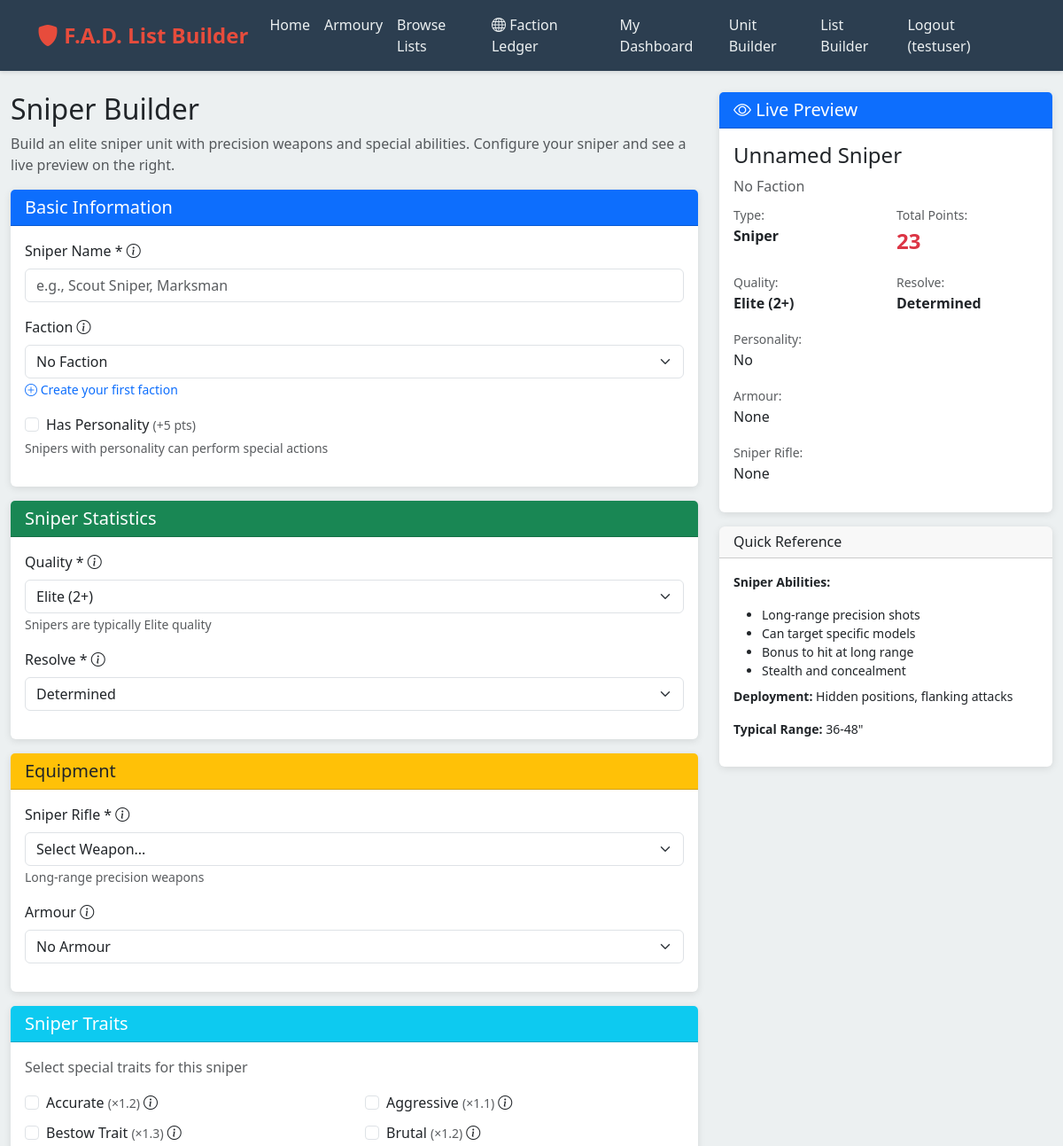
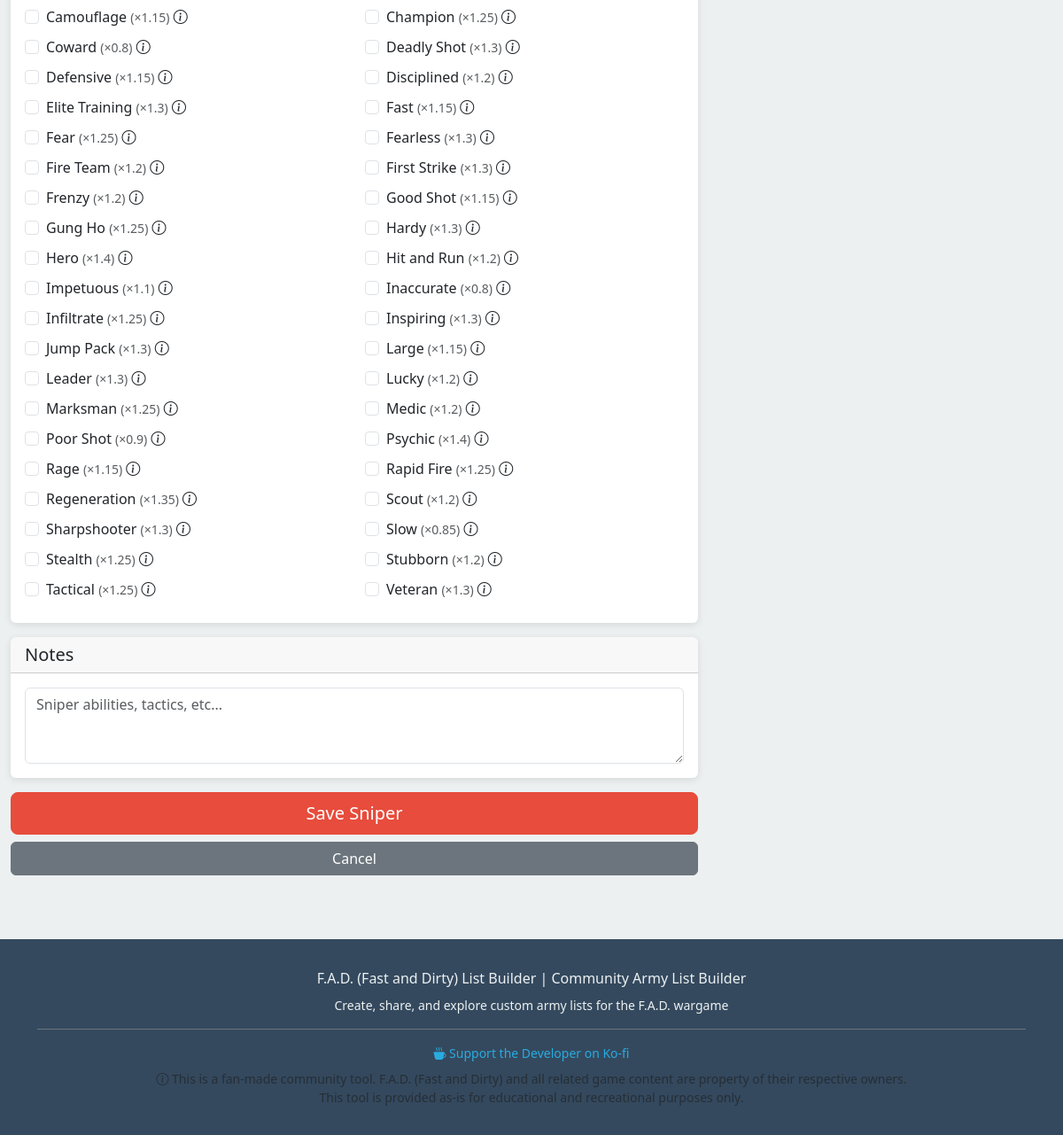
/unit/builder/sniper (signed in), run on the app's committed database (2 pictures, top to bottom).
### models.py (models this page shows, shortened)
class User(UserMixin, db.Model):
    id = db.Column(db.Integer, primary_key=True)
    username = db.Column(db.String(80), unique=True, nullable=False)
    email = db.Column(db.String(120), unique=True, nullable=True)  # Email is now optional
    password_hash = db.Column(db.String(255), nullable=False)
    is_admin = db.Column(db.Boolean, default=False)
    created_at = db.Column(db.DateTime, default=datetime.utcnow)
    last_login = db.Column(db.DateTime)
    failed_login_attempts = db.Column(db.Integer, default=0)
    account_locked_until = db.Column(db.DateTime)
    factions = db.relationship('Faction', backref='user', lazy=True, cascade='all, delete-orphan')
    army_lists = db.relationship('ArmyList', backref='owner', lazy=True, cascade='all, delete-orphan')
    custom_units = db.relationship('Unit', backref='creator', lazy=True, cascade='all, delete-orphan')

class Trait(db.Model):
    id = db.Column(db.Integer, primary_key=True)
    name = db.Column(db.String(100), nullable=False, unique=True)
    description = db.Column(db.Text, nullable=False)
    points_multiplier = db.Column(db.Float, nullable=False)
    category = db.Column(db.String(50))  # Infantry, Vehicle, Character, etc.

### routes.py (the view, shortened to what this page needs)
    @app.route('/unit/builder/sniper', methods=['GET', 'POST'])
    @login_required
    def sniper_builder():
        weapons = Weapon.query.order_by(Weapon.category, Weapon.points).all()
        armours = Armour.query.order_by(Armour.points).all()
        traits = Trait.query.filter_by(category='Infantry').order_by(Trait.name).all()
        my_factions = Faction.query.filter_by(user_id=current_user.id).order_by(Faction.name).all()
        return render_template('sniper_builder.html', weapons=weapons, armours=armours, traits=traits, my_factions=my_factions)

### templates/sniper_builder.html (shortened to what this page needs)
{% extends "base.html" %}
{% block content %}
<div class="container-fluid mt-4">
    <div class="row">
        <div class="col-lg-8">
            <h2>Sniper Builder</h2>
            <p class="text-muted">Build an elite sniper unit with precision weapons and special abilities. Configure your sniper and see a live preview on the right.</p>
            <form id="sniperForm" method="POST" action="{{ url_for('sniper_builder') }}">
                <div class="card mb-3">
                    <div class="card-header bg-primary text-white">
                        <h5 class="mb-0">Basic Information</h5>
                    </div>
                    <div class="card-body">
                        <div class="mb-3">
                            <label for="name" class="form-label">
                                Sniper Name *
                                <i class="bi bi-info-circle info-icon" data-bs-toggle="tooltip" data-bs-placement="right" title="Give your sniper a unique name"></i>
                            </label>
                            <input type="text" class="form-control" id="name" name="name" required placeholder="e.g., Scout Sniper, Marksman">
                        </div>
                        <div class="mb-3">
                            <label for="faction_id" class="form-label">
                                Faction
                                <i class="bi bi-info-circle info-icon" data-bs-toggle="tooltip" data-bs-placement="right" title="Select a faction to organize your units. You can create factions in the Faction Creator."></i>
                            </label>
                            <select class="form-select" id="faction_id" name="faction_id">
                                <option value="">No Faction</option>
                            </select>
                            {% if my_factions|length == 0 %}
                            <small class="text-muted">
                                <a href="{{ url_for('faction_creator') }}" class="text-decoration-none">
                                    <i class="bi bi-plus-circle"></i> Create your first faction
                                </a>
                            </small>
                            {% endif %}
                        </div>
                        <div class="mb-3">
                            <div class="form-check">
                                <input class="form-check-input" type="checkbox" id="has_personality" name="has_personality" value="true">
                                <label class="form-check-label" for="has_personality">
                                    Has Personality <small class="text-muted">(+5 pts)</small>
                                </label>
                            </div>
                            <small class="text-muted">Snipers with personality can perform special actions</small>
                        </div>
                    </div>
                </div>
                <div class="card mb-3">
                    <div class="card-header bg-success text-white">
                        <h5 class="mb-0">Sniper Statistics</h5>
                    </div>
                    <div class="card-body">
                        <div class="mb-3">
                            <label for="quality" class="form-label">
                                Quality *
                                <i class="bi bi-info-circle info-icon" data-bs-toggle="tooltip" data-bs-placement="right" title="Sniper's skill level. Elite quality is typical for snipers"></i>
                            </label>
                            <select class="form-select" id="quality" name="quality" required>
                                <option value="Elite" selected>Elite (2+)</option>
                            </select>
                            <small class="text-muted">Snipers are typically Elite quality</small>
                        </div>
                        <div class="mb-3">
                            <label for="resolve" class="form-label">
                                Resolve *
                                <i class="bi bi-info-circle info-icon" data-bs-toggle="tooltip" data-bs-placement="right" title="Sniper's morale and willpower when isolated"></i>
                            </label>
                            <select class="form-select" id="resolve" name="resolve" required>
                                <option value="Determined" selected>Determined</option>
                            </select>
                        </div>
                    </div>
                </div>
                <div class="card mb-3">
                    <div class="card-header bg-warning">
                        <h5 class="mb-0">Equipment</h5>
                    </div>
                    <div class="card-body">
                        <div class="mb-3">
                            <label for="basic_weapon_id" class="form-label">
                                Sniper Rifle *
                                <i class="bi bi-info-circle info-icon" data-bs-toggle="tooltip" data-bs-placement="right" title="Long-range precision weapon for targeting specific enemies"></i>
                            </label>
                            <select class="form-select" id="basic_weapon_id" name="basic_weapon_id" required>
                                <option value="">Select Weapon...</option>
                            </select>
                            <small class="text-muted">Long-range precision weapons</small>
                        </div>
                        <div class="mb-3">
                            <label for="armour_id" class="form-label">
                                Armour
                                <i class="bi bi-info-circle info-icon" data-bs-toggle="tooltip" data-bs-placement="right" title="Light protective equipment. Snipers favor mobility over heavy armor"></i>
                            </label>
                            <select class="form-select" id="armour_id" name="armour_id">
                                <option value="">No Armour</option>
                            </select>
                        </div>
                    </div>
                </div>
                <div class="card mb-3">
                    <div class="card-header bg-info text-white">
                        <h5 class="mb-0">Sniper Traits</h5>
                    </div>
                    <div class="card-body">
                        <p class="text-muted">Select special traits for this sniper</p>
                        <div class="row">
                            {% for trait in traits %}
                            <div class="col-md-6 mb-2">
                                <div class="form-check trait-option">
                                    <input class="form-check-input" type="checkbox" name="traits" value="{{ trait.id }}" id="trait_{{ trait.id }}">
                                    <label class="form-check-label" for="trait_{{ trait.id }}">
                                        {{ trait.name }}
                                        <small class="text-muted">(×{{ trait.points_multiplier }})</small>
                                        <i class="bi bi-info-circle info-icon"
                                           data-bs-toggle="tooltip"
                                           data-bs-placement="right"
                                           title="{{ trait.description }} | Multiplier: ×{{ trait.points_multiplier }} | Category: {{ trait.category }}"></i>
                                    </label>
                                </div>
                            </div>
                            {% endfor %}
                        </div>
                    </div>
                </div>
                <div class="card mb-3">
                    <div class="card-header">
                        <h5 class="mb-0">Notes</h5>
                    </div>
                    <div class="card-body">
                        <textarea class="form-control" id="notes" name="notes" rows="3" placeholder="Sniper abilities, tactics, etc..."></textarea>
                    </div>
                </div>
                <div class="d-grid gap-2 mb-4">
                    <button type="submit" class="btn btn-primary btn-lg">Save Sniper</button>
                    <a href="{{ url_for('dashboard') }}" class="btn btn-secondary">Cancel</a>
                </div>
            </form>
        </div>
        <div class="col-lg-4">
            <div class="card sticky-top border-primary" style="top: 20px;">
                <div class="card-header bg-primary text-white">
                    <h5 class="mb-0"><i class="bi bi-eye"></i> Live Preview</h5>
                </div>
                <div class="card-body">
                    <h4 id="preview-name" class="card-title">Unnamed Sniper</h4>
                    <p class="text-muted mb-2" id="preview-faction">No Faction</p>
                    <div class="row mb-3">
                        <div class="col-6">
                            <small class="text-muted">Type:</small>
                            <div class="fw-bold">Sniper</div>
                        </div>
                        <div class="col-6">
                            <small class="text-muted">Total Points:</small>
                            <div id="preview-points" class="fw-bold text-danger fs-4">0</div>
                        </div>
                    </div>
                    <div class="row mb-3">
                        <div class="col-6">
                            <small class="text-muted">Quality:</small>
                            <div id="preview-quality" class="fw-bold">Elite (2+)</div>
                        </div>
                        <div class="col-6">
                            <small class="text-muted">Resolve:</small>
                            <div id="preview-resolve" class="fw-bold">Determined</div>
                        </div>
                    </div>
                    <div class="mb-3">
                        <small class="text-muted">Personality:</small>
                        <div id="preview-personality">No</div>
                    </div>
                    <div class="mb-3">
                        <small class="text-muted">Armour:</small>
                        <div id="preview-armour">None</div>
                    </div>
                    <div class="mb-3">
                        <small class="text-muted">Sniper Rifle:</small>
                        <div id="preview-weapon">None</div>
                    </div>
                </div>
            </div>
            <div class="card mt-3">
                <div class="card-header">
                    <h6 class="mb-0">Quick Reference</h6>
                </div>
                <div class="card-body small">
                    <p><strong>Sniper Abilities:</strong></p>
                    <ul class="mb-2">
                        <li>Long-range precision shots</li>
                        <li>Can target specific models</li>
                        <li>Bonus to hit at long range</li>
                        <li>Stealth and concealment</li>
                    </ul>
                    <p><strong>Deployment:</strong> Hidden positions, flanking attacks</p>
                    <p><strong>Typical Range:</strong> 36-48"</p>
                </div>
            </div>
        </div>
    </div>
</div>
{% endblock %}

### templates/base.html (shortened to what this page needs)
<!DOCTYPE html>
<html lang="en">
<head>
    <link href="https://cdn.jsdelivr.net/npm/bootstrap@5.3.0/dist/css/bootstrap.min.css" rel="stylesheet">
    <link rel="stylesheet" href="https://cdn.jsdelivr.net/npm/bootstrap-icons@1.11.0/font/bootstrap-icons.css">
</head>
<body>
    <nav class="navbar navbar-expand-lg navbar-dark">
        <div class="container">
            <a class="navbar-brand" href="{{ url_for('index') }}">
                <i class="bi bi-shield-fill"></i> F.A.D. List Builder
            </a>
            <div class="collapse navbar-collapse" id="navbarNav">
                <ul class="navbar-nav ms-auto">
                    <li class="nav-item">
                        <a class="nav-link" href="{{ url_for('index') }}">Home</a>
                    </li>
                    <li class="nav-item">
                        <a class="nav-link" href="{{ url_for('armoury') }}">Armoury</a>
                    </li>
                    <li class="nav-item">
                        <a class="nav-link" href="{{ url_for('browse_lists') }}">Browse Lists</a>
                    </li>
                    <li class="nav-item">
                        <a class="nav-link" href="{{ url_for('browse_factions') }}">
                            <i class="bi bi-globe"></i> Faction Ledger
                        </a>
                    </li>
                    {% if current_user.is_authenticated %}
                    <li class="nav-item">
                        <a class="nav-link" href="{{ url_for('dashboard') }}">My Dashboard</a>
                    </li>
                    <li class="nav-item">
                        <a class="nav-link" href="{{ url_for('unit_builder') }}">Unit Builder</a>
                    </li>
                    <li class="nav-item">
                        <a class="nav-link" href="{{ url_for('list_builder') }}">List Builder</a>
                    </li>
                    <li class="nav-item">
                        <a class="nav-link" href="{{ url_for('logout') }}">Logout ({{ current_user.username }})</a>
                    </li>
                    {% endif %}
                </ul>
            </div>
        </div>
    </nav>
    <main>
        {% block content %}{% endblock %}
    </main>
    <footer class="footer mt-5">
        <div class="container text-center">
            <p class="mb-0">F.A.D. (Fast and Dirty) List Builder | Community Army List Builder</p>
            <p class="small mt-2">Create, share, and explore custom army lists for the F.A.D. wargame</p>
            <div class="mt-3 pt-3 border-top border-secondary">
                <p class="small mb-2">
                    <a href="https://ko-fi.com/lordbutxot" target="_blank" class="text-decoration-none" style="color: #29abe0;">
                        <i class="bi bi-cup-hot-fill"></i> Support the Developer on Ko-fi
                    </a>
                </p>
                <p class="small text-muted mb-0">
                    <i class="bi bi-info-circle"></i> This is a fan-made community tool.
                    F.A.D. (Fast and Dirty) and all related game content are property of their respective owners.
                    <br>This tool is provided as-is for educational and recreational purposes only.
                </p>
            </div>
        </div>
    </footer>
</body>
</html>

### data on the page
User: username "testuser"
Trait: name "Accurate", points_multiplier "1.2"
Trait: name "Aggressive", points_multiplier "1.1"
Trait: name "Bestow Trait", points_multiplier "1.3"
Trait: name "Brutal", points_multiplier "1.2"
Trait: name "Camouflage", points_multiplier "1.15"
Trait: name "Champion", points_multiplier "1.25"
Trait: name "Coward", points_multiplier "0.8"
Trait: name "Deadly Shot", points_multiplier "1.3"
Trait: name "Defensive", points_multiplier "1.15"
Trait: name "Disciplined", points_multiplier "1.2"
Trait: name "Elite Training", points_multiplier "1.3"
Trait: name "Fast", points_multiplier "1.15"
Trait: name "Fear", points_multiplier "1.25"
Trait: name "Fearless", points_multiplier "1.3"
Trait: name "Fire Team", points_multiplier "1.2"
Trait: name "First Strike", points_multiplier "1.3"
Trait: name "Frenzy", points_multiplier "1.2"
Trait: name "Good Shot", points_multiplier "1.15"
Trait: name "Gung Ho", points_multiplier "1.25"
Trait: name "Hardy", points_multiplier "1.3"
Trait: name "Hero", points_multiplier "1.4"
Trait: name "Hit and Run", points_multiplier "1.2"
Trait: name "Impetuous", points_multiplier "1.1"
Trait: name "Inaccurate", points_multiplier "0.8"
Trait: name "Infiltrate", points_multiplier "1.25"
Trait: name "Inspiring", points_multiplier "1.3"
Trait: name "Jump Pack", points_multiplier "1.3"
Trait: name "Large", points_multiplier "1.15"
Trait: name "Leader", points_multiplier "1.3"
Trait: name "Lucky", points_multiplier "1.2"
Trait: name "Marksman", points_multiplier "1.25"
Trait: name "Medic", points_multiplier "1.2"
Trait: name "Poor Shot", points_multiplier "0.9"
Trait: name "Psychic", points_multiplier "1.4"
Trait: name "Rage", points_multiplier "1.15"
Trait: name "Rapid Fire", points_multiplier "1.25"
Trait: name "Regeneration", points_multiplier "1.35"
Trait: name "Scout", points_multiplier "1.2"
Trait: name "Sharpshooter", points_multiplier "1.3"
Trait: name "Slow", points_multiplier "0.85"
Trait: name "Stealth", points_multiplier "1.25"
Trait: name "Stubborn", points_multiplier "1.2"
Trait: name "Tactical", points_multiplier "1.25"
Trait: name "Veteran", points_multiplier "1.3"
